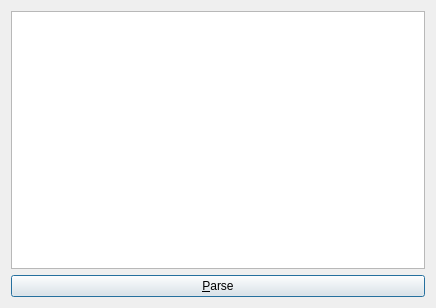
<?xml version="1.0" encoding="UTF-8"?>
<ui version="4.0">
 <class>QMainDialog</class>
 <widget class="QDialog" name="QMainDialog">
  <property name="geometry">
   <rect>
    <x>0</x>
    <y>0</y>
    <width>436</width>
    <height>308</height>
   </rect>
  </property>
  <property name="windowTitle">
   <string>QTextParser test</string>
  </property>
  <layout class="QGridLayout" name="gridLayout">
   <property name="sizeConstraint">
    <enum>QLayout::SetNoConstraint</enum>
   </property>
   <item row="0" column="0">
    <layout class="QVBoxLayout" name="verticalLayout">
     <item>
      <widget class="QListWidget" name="listWidget"/>
     </item>
     <item>
      <widget class="QPushButton" name="pushButton">
       <property name="text">
        <string>&amp;Parse</string>
       </property>
      </widget>
     </item>
    </layout>
   </item>
  </layout>
 </widget>
 <layoutdefault spacing="6" margin="11"/>
 <resources/>
 <connections/>
</ui>
